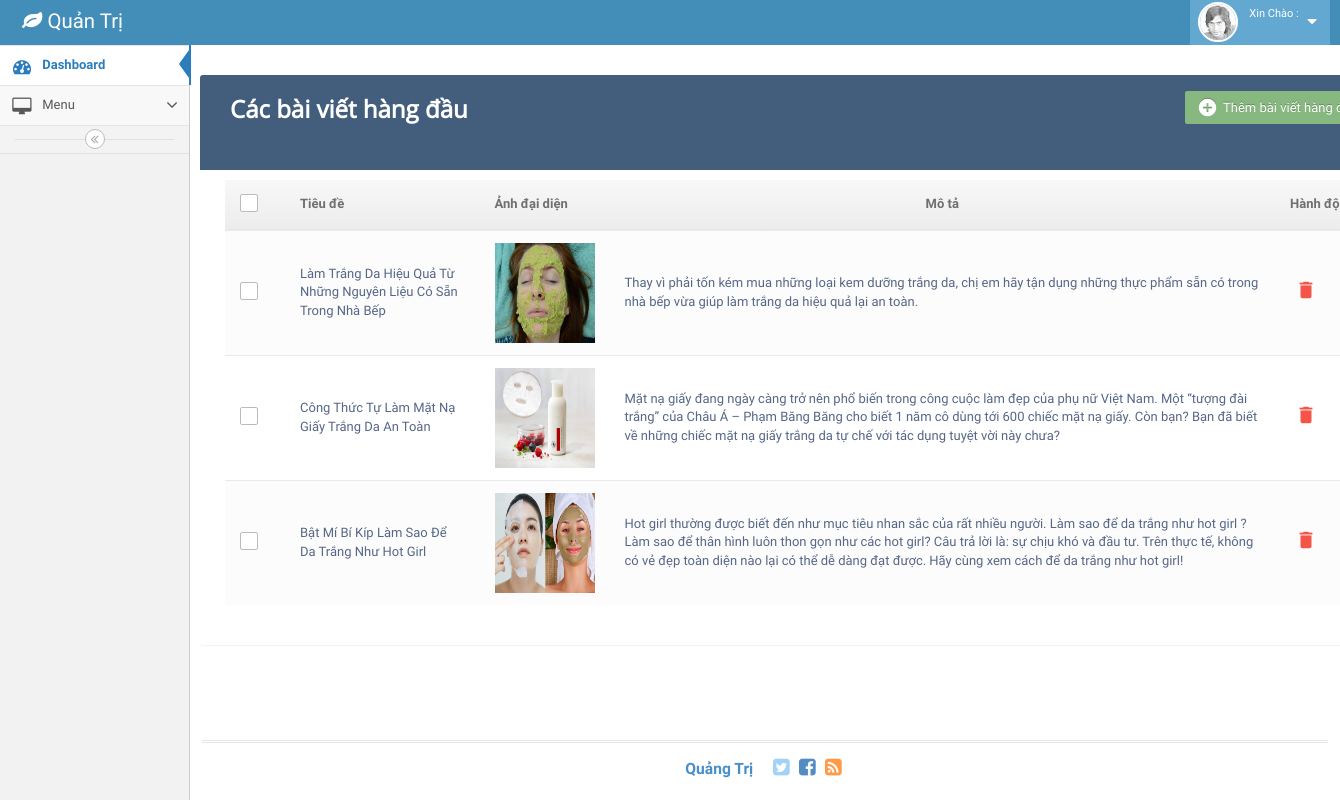
/admin/toppostview.php, run on the app's committed database.
### tables this page shows
CREATE TABLE `new` (
  `id` bigint(20) NOT NULL AUTO_INCREMENT,
  `title` varchar(255) DEFAULT NULL,
  `thumbnail` varchar(255) DEFAULT NULL,
  `shortdescription` text,
  `content` text,
  `createddate` varchar(255) DEFAULT NULL,
  `modifieddate` varchar(255) DEFAULT NULL,
  `createdby` varchar(255) DEFAULT NULL,
  `modifiedby` varchar(255) DEFAULT NULL,
  `like_new` bigint(20) DEFAULT NULL,
  `comment_count` bigint(20) DEFAULT NULL,
  `view_count` bigint(20) DEFAULT NULL,
  `attributeid` bigint(20) NOT NULL,
  PRIMARY KEY (`id`),
  KEY `attributeid` (`attributeid`),
  CONSTRAINT `new_ibfk_1` FOREIGN KEY (`attributeid`) REFERENCES `attribute` (`id`)
);

### admin/toppost.php (the view, shortened to what this page needs)
<?php
include '../lib/db.php';
			$sql="SELECT * FROM new WHERE attributeid = 1";
			$query=mysqli_query($connect,$sql);
?>
  <div class="container">
        <div class="table-wrapper" style="width:1200px;">
                <div class="table-title">
                    <div class="row">
                        <div class="col-sm-6">
                            <h2><b>Các bài viết hàng đầu</b></h2>
                        </div>
                        <div class="col-sm-6">
                             <a href="crudview.php?page=1&limit=4" class="btn btn-success" ><i class="material-icons">&#xE147;</i> <span>Thêm bài viết hàng đầu</span></a>
                        </div>
                    </div>
                </div>
                <table class="table table-striped table-hover table-custom">
                    <thead>
                        <tr>
                            <th>
                                <span class="custom-checkbox">
                                    <label for="selectAll"></label>
                                </span>
                            </th>
                            <th>Tiêu đề</th>
                            <th>Ảnh đại diện</th>
                            <th style="text-align:center;">Mô tả</th>
                            <th>Hành động</th>
                        </tr>
                    </thead>
                    <tbody>
                    <?php
                                while($row=mysqli_fetch_assoc($query)){?>
                        <tr>
                            <td>
                                <span class="custom-checkbox">
                                    <label for="checkbox1"></label>
                                </span>
                            </td>
                                    <td><?php echo $row['title'];?></td>
                                    <td><img src="<?php echo"../img/images/thumbnails/".$row['thumbnail'];?>" alt="Girl in a jacket" style="width:100px;height:100px;"></td>
                                    <td><?php echo $row['shortdescription'];?></td>
                            <td>
                                <a href="../logic/LogicTopPost.php?delete=<?php echo $row['id']; ?>" class="delete" data-toggle="modal"><i class="material-icons" data-toggle="tooltip" title="Delete">&#xE872;</i></a>
                            </td>
                        </tr>
                        <?php }
                            ?>
                    </tbody>
                </table>
        </div>
    </div>

### template/admin/assets/css/crud.css (style rules this page uses)
body { color: #566787; background: #f5f5f5; font-family: 'Varela Round', sans-serif; font-size: 13px; }
.table-wrapper { background: #fff; padding: 20px 25px; margin: 30px 100px; border-radius: 3px; box-shadow: 0 1px 1px rgba(0, 0, 0, .05); }
.table-title { padding-bottom: 15px; background: #435d7d; color: #fff; padding: 16px 30px; margin: -20px -25px 10px; border-radius: 3px 3px 0 0; }
.table-title h2 { margin: 5px 0 0; font-size: 24px; }
.table-title .btn { color: #fff; float: right; font-size: 13px; border: none; min-width: 50px; border-radius: 2px; border: none; outline: none !important; margin-left: 10px; }
.table-title .btn i { float: left; font-size: 21px; margin-right: 5px; }
.table-title .btn span { float: left; margin-top: 2px; }
table.table tr th, table.table tr td { border-color: #e9e9e9; padding: 12px 15px; vertical-align: middle; }
table.table tr th:first-child { width: 60px; }
table.table tr th:last-child { width: 100px; }
table.table-striped tbody tr:nth-of-type(odd) { background-color: #fcfcfc; }
table.table td:last-child i { opacity: 0.9; font-size: 22px; margin: 0 5px; }
table.table td a { font-weight: bold; color: #566787; display: inline-block; text-decoration: none; outline: none !important; }
table.table td a.delete { color: #F44336; }
table.table td i { font-size: 19px; }
.custom-checkbox { position: relative; }
.custom-checkbox label:before { width: 18px; height: 18px; }
.custom-checkbox label:before { content: ''; margin-right: 10px; display: inline-block; vertical-align: text-top; background: white; border: 1px solid #bbb; border-radius: 2px; box-sizing: border-box; z-index: 2; }

### data on the page
new: title "Làm Trắng Da Hiệu Quả Từ Những Nguyên Liệu Có Sẵn Trong Nhà Bếp", thumbnail (picture), shortdescription "Thay vì phải tốn kém mua những loại kem dưỡng trắng da, chị em hãy tận dụng những thực phẩm sẵn có trong nhà bếp vừa giúp làm trắng da hiệu quả lại an toàn."
new: title "Công Thức Tự Làm Mặt Nạ Giấy Trắng Da An Toàn", thumbnail (picture), shortdescription "Mặt nạ giấy đang ngày càng trở nên phổ biến trong công cuộc làm đẹp của phụ nữ Việt Nam. Một “tượng đài trắng” của Châu Á – Phạm Băng Băng cho biết 1 năm cô dùng tới 600 chiếc mặt nạ giấy. Còn bạn? Bạn đã biết về những chiếc mặt nạ giấy trắng da tự chế với tác dụng tuyệt vời này chưa?"
new: title "Bật Mí Bí Kíp Làm Sao Để Da Trắng Như Hot Girl", thumbnail (picture), shortdescription "Hot girl thường được biết đến như mục tiêu nhan sắc của rất nhiều người. Làm sao để da trắng như hot girl ? Làm sao để thân hình luôn thon gọn như các hot girl? Câu trả lời là: sự chịu khó và đầu tư. Trên thực tế, không có vẻ đẹp toàn diện nào lại có thể dễ dàng đạt được. Hãy cùng xem cách để da trắng như hot girl!"
